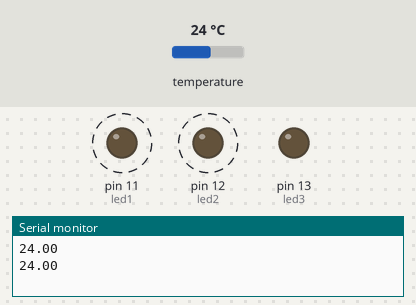
Simulated run of this sketch. Board: Arduino Uno, built with avr-gcc and run on an emulated ATmega328P. Parts: output pins drawn as LEDs (lit = HIGH), the last lines printed to the serial monitor. Dashed ring = blinking. Inputs (shaded band) come from the test bench; at power-on: temperature 24 °C.

Above: at 2.01 s.
2.5 s: temperature set to 27.6 °C
6.0 s: temperature set to 28.7 °C
At 6.55 s:
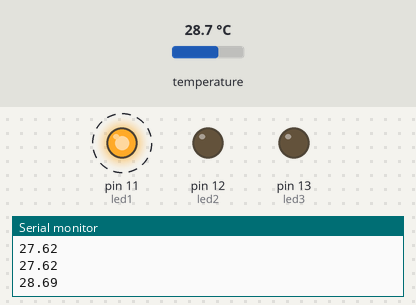
9.5 s: temperature set to 12 °C
At 9.71 s:
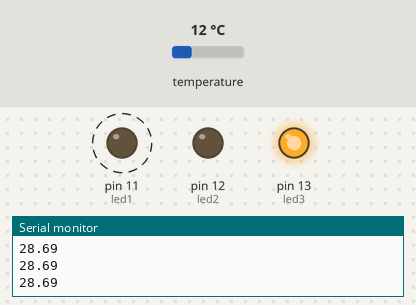
13.0 s: temperature set to 15.6 °C
16.5 s: temperature set to 16.8 °C
At 17.35 s:
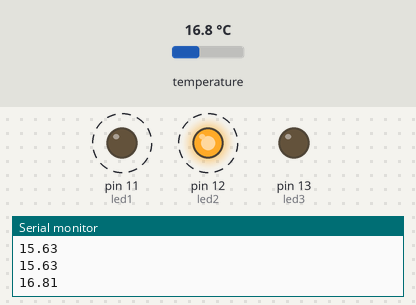
Timing chart, 0 to 21.0 s (numbered marks = the images above; inputs shaded):
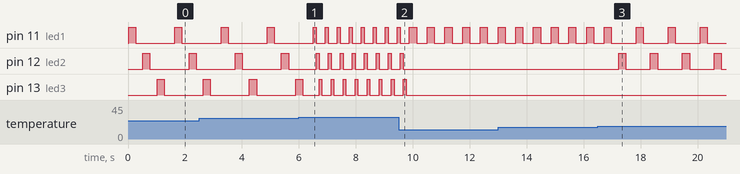

The sketch:

WalneyTemperatureListener.ino
```cpp
// Load up the OneWire Library
// This needs to go
// Mac In ~/Documents/Arduino/libraries
// Linux ~/sketchbook/libraries
// PC My Documents -> Arduino -> libraries
// Wiring from http://bildr.org/2011/07/ds18b20-arduino/
//
#include <OneWire.h>


int DS18S20_Pin = 8; //DS18S20 Signal pin on digital 8

//Temperature chip i/o Library
OneWire ds(DS18S20_Pin); // on digital pin 8

//set led pins
int led3 = 13;
int led2 = 12;
int led1 = 11;


void setup(void) {
  //Start the serial connection with the computer
  //to view the result open the serial monitor
  pinMode(led1, OUTPUT);
  pinMode(led2, OUTPUT);
  pinMode(led3, OUTPUT);
  Serial.begin(9600);
}

// function to easily assign LEDs
int NumberofLEDS(int num) {
  for (int thisPin = 11; thisPin <= num + 10; thisPin++) {
    digitalWrite(thisPin, HIGH);
    delay(250);               // wait for a second
    digitalWrite(thisPin, LOW);    // turn the LED off
    delay(250);

  }
}

// Main Loop

void loop(void) {
 float temperature = getTemp();
 Serial.println(temperature);

// LED ligthing according to trigger values
// Change the temperature trigger points below to alter what LEDs light up
// based on temperature


  if (temperature < 16.0){
   NumberofLEDS(1);
 } else if (temperature < 18.0 && temperature >= 16.0){
   NumberofLEDS(2);

 } else if (temperature > 18.0 && temperature <= 28.0){
   NumberofLEDS(3);
 } else if (temperature > 28.0){
     digitalWrite(led1, HIGH);
     delay(100);    // wait for a second
     digitalWrite(led1, LOW);
     digitalWrite(led2, HIGH);
     delay(100);
     digitalWrite(led2, LOW);
     digitalWrite(led3, HIGH);
     delay(100);
     digitalWrite(led3, LOW);
 }
 delay(100); //just here to slow down the output so it is easier to read
}


float getTemp(){
 //returns the temperature from one DS18S20 in DEG Celsius

 byte data[12];
 byte addr[8];

 if ( !ds.search(addr)) {
   //no more sensors on chain, reset search
   ds.reset_search();
   return -1000;
 }

 if ( OneWire::crc8( addr, 7) != addr[7]) {
   Serial.println("CRC is not valid!");
   return -1000;
 }

 if ( addr[0] != 0x10 && addr[0] != 0x28) {
   Serial.print("Device is not recognized");
   return -1000;
 }

 ds.reset();
 ds.select(addr);
 ds.write(0x44,1); // start conversion, with parasite power on at the end

 byte present = ds.reset();
 ds.select(addr);
 ds.write(0xBE); // Read Scratchpad


 for (int i = 0; i < 9; i++) { // we need 9 bytes
  data[i] = ds.read();
 }

 ds.reset_search();

 byte MSB = data[1];
 byte LSB = data[0];

 float tempRead = ((MSB << 8) | LSB); //using two's compliment
 float TemperatureSum = tempRead / 16;

 return TemperatureSum;

}
```

Measured:
- the behaviour switches between 28 and 28.1 °C on temperature (found by bisection; images 0 and 1)
- the behaviour switches between 15.9 and 16 °C on temperature (found by bisection; images 2 and 3)
- after the input at 6.0 s, pin 11 (led1), pin 12 (led2): alternates HIGH for 0.10 s and LOW for 0.32 s, starting after 0.61 s
- after the input at 9.5 s, pin 11 (led1): alternates HIGH for 0.25 s and LOW for 0.37 s, starting after 0.63 s; pin 12 (led2): goes on until 9.7 s, then stays LOW; pin 13 (led3): goes on until 9.8 s, then stays LOW
- after the input at 16.5 s, pin 11 (led1): alternates HIGH for 0.25 s and LOW for 0.87 s, starting after 1.3 s; pin 12 (led2): alternates HIGH for 0.25 s and LOW for 0.87 s, starting after 0.73 s
- by itself, pin 11 (led1), pin 12 (led2): alternates HIGH for 0.25 s and LOW for 1.4 s
- by itself, pin 13 (led3): repeats every 0.42 s: HIGH 0.10 s, LOW 0.32 s
